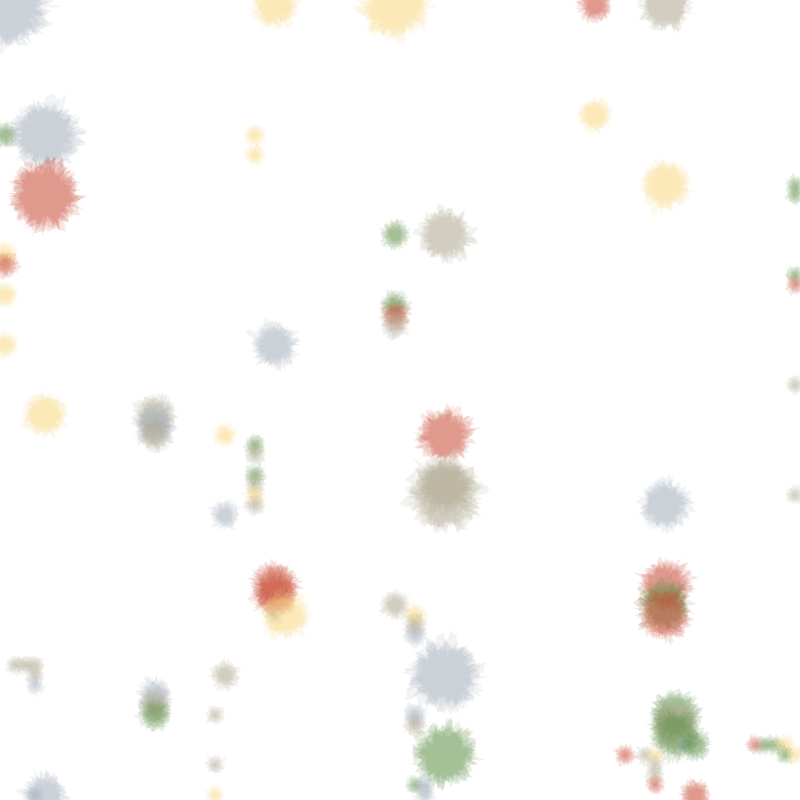
Frame 1 (no input)
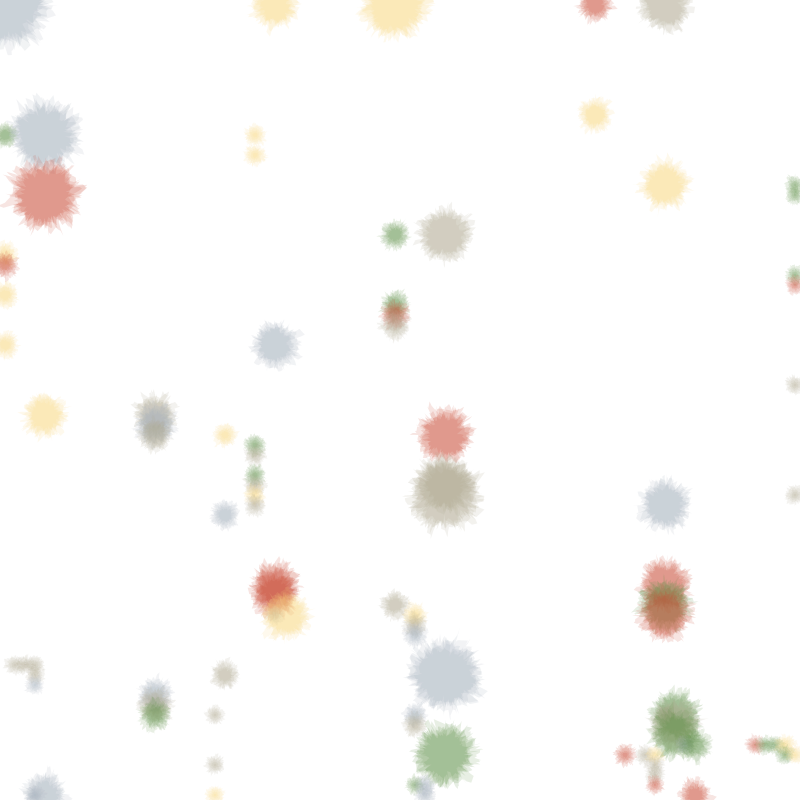
Frame 2 (the mouse pressed at the canvas centre, redrawn once)

The Processing sketch that drew these frames (run headless with seeded random() and noise(); the mouse was pressed at the canvas centre and the sketch redrawn once):

// Processing sketch: IrregularGridsPainterly
// ── IrregularGridsPainterly.pde
color[] palette;
int MAX_TILE_WIDTH = 40;
int MAX_TILE_HEIGHT = 40;
Board board;
ColorPalette PAL_A;
float PERSISTENCE = 0.5f;   
float FILL_THRESHOLD = 0.1;
float NOISE_SCALE = 1;
float PADDING = 10;

color BACKGROUND_COLOR = #FFFFFF;
int NPOINTS = 20;
float OPACITY = 40;
int LAYERS = 5;

void setup() {  
  generatePalettes();
  board = new Board(0, 0, 80, 80, 10);
  board.fillBoard();
  size(800, 800);
  noLoop();
}

void generatePalettes() {
  palette = new color[5];
  
  // fraserburgh

  palette[0] = #c64830;
  palette[1] = #fbd67d;
  palette[2] = #598b42;
  palette[3] = #aca68c;
  palette[4] = #a0acb8;
  
  PAL_A = new ColorPalette(palette);
}

void draw() {
  background(BACKGROUND_COLOR);
  //scale(0.25);
  board.render();
}

boolean isPixelOccupied(int x, int y) {
  loadPixels();
  int addr = x + y * width;
  color col = pixels[addr];
  if (red(col) == 255 && green(col) == 255 && blue(col) == 255)
    return false;
  return true;
}

boolean isRectOccupied(int x, int y, int w, int h) {
  for (int r = y; r < y + h; r++) {
    for (int c = x; c < x + w; c++) {
      if (isPixelOccupied(c, r)) 
        return true;
    }
  }
  return false;
}

PShape radiallyDeformedPolygon(float x, float y, float radius, int npoints, color colour, float opacity) {
  float [][] radials = baseRadials(npoints, radius);
  int num_deformations = 3;
  int i = 0;
  float[][] deformed_radials = radials;
  while (i < num_deformations) {
    deformed_radials = deformRadials(deformed_radials);
    i++;
  }
  return finalPolygon(x, y, deformed_radials, colour, opacity);
}

PShape finalPolygon(float x, float y, float[][] radials, color colour, float opacity) {
  fill(colour, opacity);
  PShape s = createShape();
  s.beginShape();
  for (int i = 0; i < radials.length; i++)
  {
    float a = radials[i][0];
    float r = radials[i][1];
    float sx = x + cos(a) * r;
    float sy = y + sin(a) * r;
    s.vertex(sx, sy);
  }
  s.endShape(CLOSE);
  return s;
}

float[][] baseRadials(int npoints, float radius) {
  float angle = TWO_PI / npoints;
  float [][] radials = new float[npoints][2];
  float a = 0;
  for (int i = 0; i < npoints; i++) {
    radials[i][0] = a;
    radials[i][1] = radius;
    a+= angle;
  }
  return radials;
}

float[][] deformRadials(float[][] radials) {
  int npoints = radials.length;
  int new_size = npoints * 2;
  float[][] deformed_radials = new float[new_size][2];
  for (int i=0; i<npoints; i++) {
    deformed_radials[2*i][0] = radials[i][0];
    deformed_radials[2*i][1] = radials[i][1];
    float[] first_point = radials[i];
    float[] second_point = radials[(i+1)%npoints];
    float ratio = random(1);
    float first_angle = first_point[0];
    float second_angle = second_point[0];
    if (second_angle < first_angle) {
      second_angle += TWO_PI;
    }
    float new_angle = first_angle * ratio + second_angle * (1-ratio);
    if (new_angle > TWO_PI) {
      new_angle -= TWO_PI;
    }
    float tweak = random(0.8, 1.2);
    float new_radius = (first_point[1] + second_point[1]) * tweak / 2;
    deformed_radials[2*i + 1][0] = new_angle; 
    deformed_radials[2*i + 1][1] = new_radius; 
  }
  return deformed_radials;
}

class Tile {
  int x, y;
  float tileSize;
  
  Tile (int x, int y, float ts) {
    this.x = x;
    this.y = y;
    this.tileSize = ts;
  }
}

class TileRect {
  float x, y;
  int w, h;
  color c;
  float tileSize;
  
  TileRect(float x, float y, int w, int h, color c, float tileSize) {
    this.x = x;
    this.y = y;
    this.w = w;
    this.h = h;
    this.tileSize = tileSize;
    this.c = c;
  }
  
  boolean place(Tile[][] b) {
    if (checkIsValid(b)) {
        for (float cx = x; cx < x + w; cx++) {
            for (float cy = y; cy < y + h; cy++) {
                b[(int)cy][(int)cx] = new Tile((int)cx, (int)cy, tileSize);
            }    
        }
        return true;
    }
    return false;
  }

  boolean checkIsValid(Tile[][] b) {
    if (x + w > b[0].length) {
      return false;
    }
    if (y + h > b.length) {
      return false;
    }
    for (int cx = (int) x; cx < x + w; cx++) {
      for (int cy = (int) y; cy < y + h; cy++) {
        if (b[cy][cx] != null) {
          return false; 
        }
      }    
    }    
    return true;     
  }
  
  void render() {
    float lX = x * tileSize;
    float lY = y * tileSize;
    float lW = w * tileSize;
    float lH = h * tileSize;

    println("in render");
    float n = noise(lX * NOISE_SCALE, lY * NOISE_SCALE);
    if (n > FILL_THRESHOLD) {
      renderBlob(lX, lY);
      //rect(lX + PADDING, lY + PADDING, lW - PADDING, lH - PADDING);
    } else {
      stroke(this.c);
      noFill();
      //rect(lX + PADDING, lY + PADDING, lW - PADDING, lH - PADDING);
    }
  }
  
  void renderBlob(float lX, float lY) {
    noStroke();
    float lW = w * tileSize;
    float lH = h * tileSize;
        
    float sx = lX + tileSize/2;
    float sy = lY + tileSize/2;
    float base_radius = lW/8;
    
    int layers = LAYERS;
    float opacity = OPACITY;
    
    for (int j=0; j < layers; j++) {
      PShape poly;
      poly = radiallyDeformedPolygon(sx, sy, base_radius, NPOINTS, this.c, opacity);
      shape(poly);
      base_radius = base_radius + 2;
      opacity = opacity - 1;
    }
  }
}

class Board {
  float x, y;
  int rows;
  int cols;
  float tileSize;
  Tile[][] board;
  ArrayList<TileRect> rects = new ArrayList<TileRect>();

  Board(float x, float y, int r, int c, float tileSize) {
    this.x = x;
    this.y = y;    
    rows = r;
    cols = c;
    board = new Tile[rows][cols];  
    this.tileSize = tileSize;
  }

  TileRect tryPlaceTile(int startX, int startY, int startWidth, int startHeight) {
    TileRect tr = new TileRect(startX, startY, startWidth, startHeight,  PAL_A.getRandomColor(), tileSize);  
       while (startWidth > 0 && startHeight > 0) {
          if (tr.checkIsValid(board)) {
              tr.place(board);
              return tr;
          }
          // Decrement the width and height to check for smaller tile sizes.
          if (startWidth > 1) startWidth--;
          if (startHeight > 1) startHeight--;
          tr.w = startWidth;
          tr.h = startHeight;
      }
      return null;  // No valid placement was found.
  }


  void render() {
    for (TileRect tr : rects) {
      tr.render();
    }
  }
  void fillBoard() {
    for (int ty = 0; ty < board.length; ty++) {
      for (int tx = 0; tx < board[ty].length; tx++) {
        if (board[ty][tx] == null) {            
          TileRect tr = tryPlaceTile(tx, ty, (int)random(4, MAX_TILE_WIDTH), (int)random(4, MAX_TILE_HEIGHT));
          if (tr != null) {
            rects.add(tr);                  
          }         
        }    
      }
    }     
  }
}

class ColorPalette {
  color[] colors;
  
  ColorPalette(color[] colors) {
    this.colors = colors;
  }
  
  color getRandomColor() {
    return colors[(int) random(colors.length)];
  }
}
